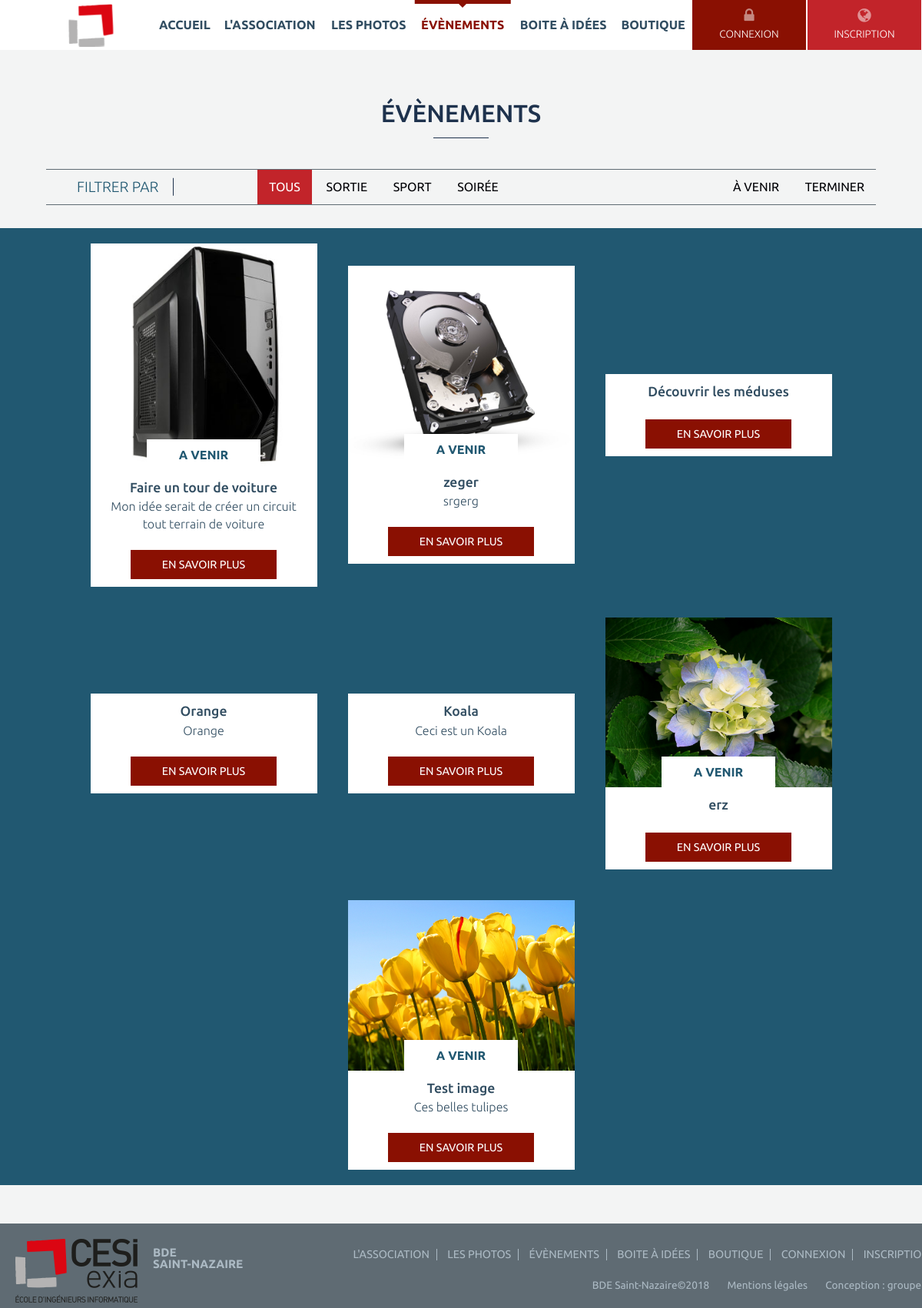
Before: /event-list with the older database file.
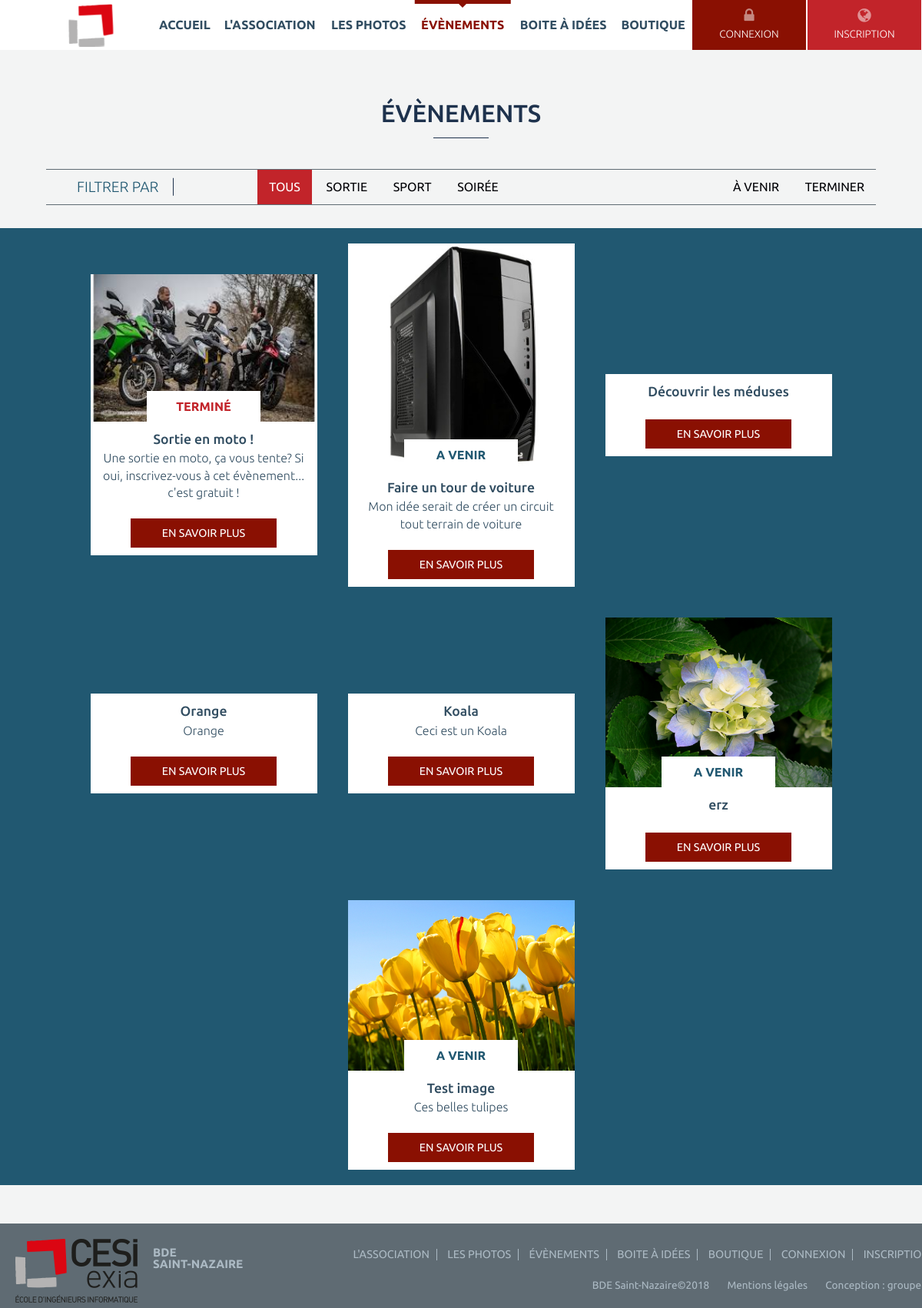
After: the same page with the newer database file.
### tables this page shows
CREATE TABLE `evenements` (
  `Id` int(11) NOT NULL,
  `Nom` varchar(50) NOT NULL,
  `Description` text NOT NULL,
  `Image` text NOT NULL,
  `Type` int(11) NOT NULL COMMENT '1 : sortie, 2 : sport, 3 : soirée, 4 : autres',
  `Date` date NOT NULL,
  `Statut` tinyint(4) NOT NULL DEFAULT '0' COMMENT '0 : à venir    1 : passé',
  `Visibilite` tinyint(4) NOT NULL DEFAULT '1' COMMENT '0 : invisible    1 : visible',
  `Inscrits` text NOT NULL
);

### include/common.php (called while the page is built, shortened)
<?php
$page = '';
function init() {
    $page = get_page();
    load_content();
}
function get_page() {
    $quri = $_SERVER['REQUEST_URI'];
    $base_path = get_base_path();
    $page = str_replace($base_path, '', urldecode($quri));
    return $page;
}
function get_base_path() {
    $base_path = str_replace('index.php', '', $_SERVER['PHP_SELF']);
    return $base_path;
}
function load_content() {
    global $page;
    $pages = array(
        'accueil' => array(
            'title' => "accueil",
            'file' => 'accueil.php',
        ),
        'bde' => array(
            'title' => "bde",
            'file' => 'bde.php',
        ),
        'box' => array(
            'title' => "box",
            'file' => 'box.php',
        ),
        'event-list' => array(
            'title' => "event-list",
            'file' => 'event-list.php',
        ),
        'event.php' => array(
            'title' => "event.php",
            'file' => 'event.php',
        ),
        'photos' => array(
            'title' => "photos",
            'file' => 'photos.php',
        ),
        'register' => array(
            'title' => "register",
            'file' => 'register.php',
        ),
        'notice' => array(
            'title' => "notice",
            'file' => 'notice.php',
        ),
        'terms' => array(
            'title' => "terms",
            'file' => 'terms.php',
        ),
        'boutique' => array(
            'title' => "boutique",
            'file' => 'boutique.php',
        ),
    );
    if (array_key_exists($page, $pages)) {
        include (TEMPLATE_PATH . $pages[$page]['file']);
        $page_content = ob_get_contents();
    } else {
        header('Location:' . get_base_path() . 'accueil');
    }
}

### pages/event-list.php (the view, shortened to what this page needs)
<?php
$bdd = new PDO('mysql:host=localhost;dbname=projetweb;charset=utf8', 'root', '');
?>
<section id="event-list">
    <div class="inner">
        <h2 class="actu-title"> évènements</h2>
        <div id="filter">
            <div class="filter-title">Filtrer par</div>
            <div class="filter-form">
                <ul>
                    <li><a class="active" href="#" id="sortall">Tous</a></li>
                    <li><a href="#" id="sort1">Sortie</a></li>
                    <li><a href="#" id="sort2">Sport</a></li>
                    <li><a href="#" id="sort3">Soirée</a></li>
                </ul>
                <ul class="sort-time">
                    <li><a href="#" id="sort4">à venir</a></li>
                    <li><a href="#" id="sort5">Terminer</a></li>
                </ul>
            </div>
        </div>
        <div id="event-list-inner">
            <?php
            $reponse = $bdd->query('SELECT * FROM evenements ORDER BY Id DESC');
            while ($donnees = $reponse->fetch()) {
                ?>
                <div class="event-list-bloc <?php echo $donnees['Type']; ?>" statut="<?php echo $donnees['Statut']; ?>">
                    <div class="event-list-view">
                        <img src="img/local/events/<?php echo $donnees['Image']; ?> " alt="" />
                        <?php
                        if($donnees['Statut']==1) {
                            echo '<div class="topic" style="color:#C2242A;">Terminé</div>';
                        }
                        else {
                            echo "<div class='topic' style='color:#215871;'>A venir</div>";
                        } ?>
                    </div>
                    <div class="event-list-desc">
                        <h3><?php echo $donnees['Nom']; ?></h3>
                        <p><?php echo $donnees['Description']; ?></p>
                    </div>
                    <div class="event-fonctions">
                        <form method='post' action='event.php'>
                            <input class="more-info" type='submit' value="En savoir plus">
                        </form>
                    </div>
                </div>
                <?php
            }
            ?>
        </div>
    </div>
</section>

### index.php (shortened to what this page needs)
<?php
include('include/common.php');
init();
?>
<!doctype html>
<html lang="fr">
    <head>
        <link href="css/fonts.css" rel="stylesheet" type="text/css">
        <link href="css/reset.css" rel="stylesheet" type="text/css">
        <link href="css/gen/main-l.css" rel="stylesheet" type="text/css">
        <link href="css/gen/rwd-l.css" rel="stylesheet" type="text/css">
    </head>
    <?php
    if ($page == "accueil") {
        echo '<body class="front">';
    } else {
        echo '<body>';
    }
    ?>
    <?php require TEMPLATE_PATH . 'header.php'; ?>
    <?php print $page_content; ?>
    <?php require TEMPLATE_PATH . 'footer.php'; ?>
</body>
</html>

### pages/header.php (shortened to what this page needs)
<header>
    <div class="inner">
        <div id="logo">
            <a href="accueil"><img src="img/local/logoexia.png" alt="Logo Association Zone Atlantique Pornichet"></a>
        </div>
        <nav>
            <ul>
                <?php
                if ($page == "accueil") {
                    echo '<li class="menu-item--active-trail"><a href="accueil">Accueil</a></li>';
                } else {
                    echo '<li><a href="accueil">Accueil</a></li>';
                }
                ?>
                <?php
                if ($page == "bde") {
                    echo '<li class="menu-item--active-trail"><a href="bde">L&apos;Association</a></li>';
                } else {
                    echo '<li><a href="bde">L&apos;Association</a></li>';
                }
                ?>
                <?php
                if ($page == "photos") {
                    echo '<li class="menu-item--active-trail"><a href="photos">Les photos</a></li>';
                } else {
                    echo '<li><a href="photos">Les photos</a></li>';
                }
                ?>
                <?php
                if ($page == "event" || $page == "event-list") {
                    echo '<li class="menu-item--active-trail"><a href="event-list">Évènements</a></li>';
                } else {
                    echo '<li><a href="event-list">Évènements</a></li>';
                }
                ?>
                <?php
                if ($page == "box") {
                    echo '<li class="menu-item--active-trail"><a href="box">Boite à idées</a></li>';
                } else {
                    echo '<li><a href="box">Boite à idées</a></li>';
                }
                ?>
                <?php
                if ($page == "boutique") {
                    echo '<li class="menu-item--active-trail"><a href="boutique">Boutique</a></li>';
                } else {
                    echo '<li><a href="boutique">Boutique</a></li>';
                }
                ?>
            </ul>
        </nav>
        <div id="header-button">
            <?php
            if (isset($_SESSION['email'])) {
                ?>
                <ul>
                    <li>
                        <a class="profil" href="#"><span>Mon profil</span></a>
                    </li>
                    <li>
                        <a class="logout" href="logout"><span>Se déconnecter</span></a>
                    </li>
                </ul>
                <?php
            } else if (!isset($_SESSION['email'])) {
                ?>
                <ul>
                    <li>
                        <a class="login" data-popup-open="popup-1" href="#"><span>Connexion</span></a>
                    </li>
                    <li>
                        <a class="register" data-popup-open="popup-2" href="#"><span>Inscription</span></a>
                    </li>
                </ul>
                <?php
            }
            ?>
        </div>
    </div>
</header>

### pages/footer.php
<footer>
    <div class="inner">
        <div class="logo-footer">
            <img src="img/local/exia.png" alt="Logo exia" />
            <div class="title">BDE <span>Saint-Nazaire</span></div>
        </div>
        <div class="nav-footer">
            <ul class="nav">
                <li><a href="bde">L'association</a></li>
                <li><a href="photos">Les photos</a></li>
                <li><a href="event-list">Évènements</a></li>
                <li><a href="box"> Boite à idées</a></li>
                <li><a href="boutique">Boutique</a></li>
                <?php
                if (isset($_SESSION['email'])) {
                    ?>
                    <li>
                        <a href="#"><span>Mon profil</span></a>
                    </li>
                    <li>
                        <a href="logout"><span>Se déconnecter</span></a>
                    </li>
                    <?php
                } else if (!isset($_SESSION['email'])) {
                    ?>
                    <li>
                        <a data-popup-open="popup-1" href="#"><span>Connexion</span></a>
                    </li>
                    <li>
                        <a data-popup-open="popup-2" href="#"><span>Inscription</span></a>
                    </li>
                    <?php
                }
                ?>
            </ul>
            <ul class="corporate">
                <li>BDE Saint-Nazaire©2018</li>
                <li><a href="#">Mentions légales</a></li>
                <li><a href="#" target="_blank">Conception : groupe 2</a></li>
            </ul>
        </div>
    </div>
</footer>

Changed rows visible on the page:
removed evenements: Image (picture), Statut "A VENIR", Nom "zeger", Description "srgerg"
added evenements: Image (picture), Statut "TERMINÉ", Nom "Sortie en moto !", Description "Une sortie en moto, ça vous tente? Si oui, inscrivez-vous à cet évènement... c'est gratuit !"
